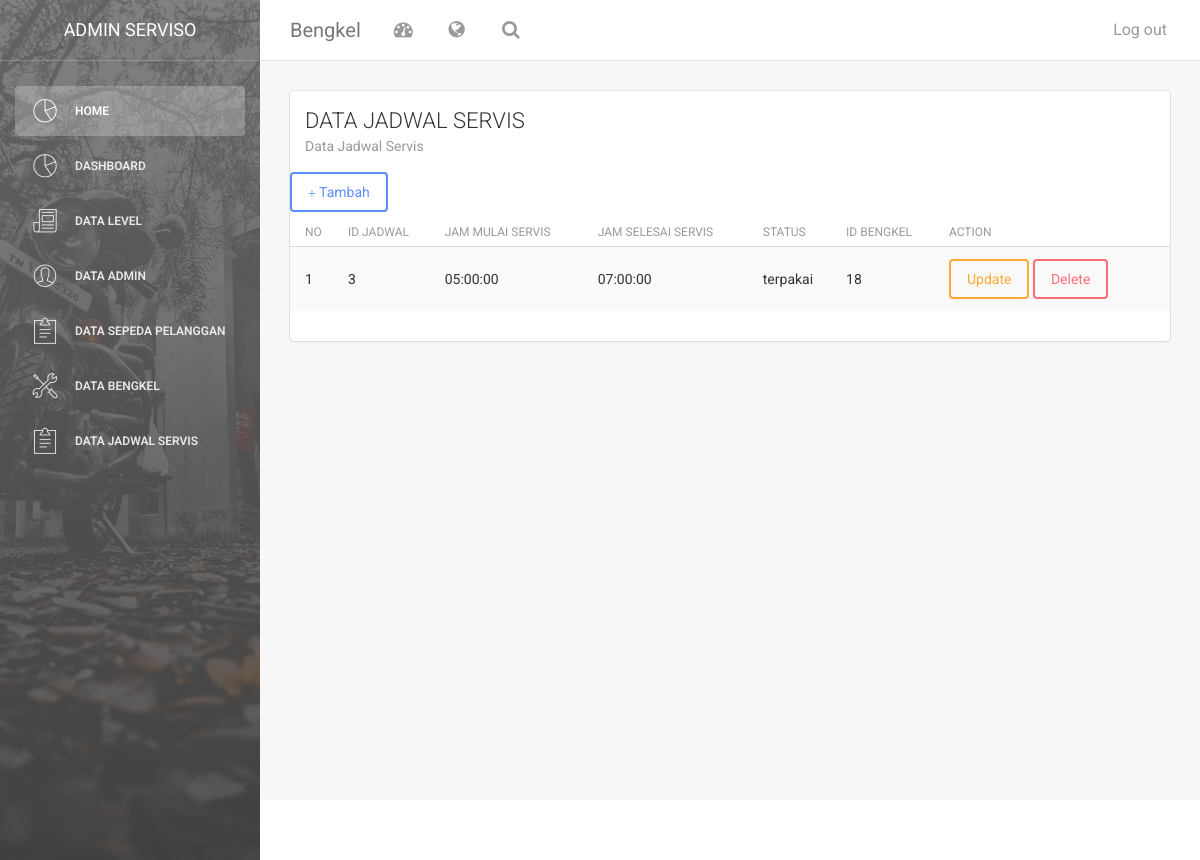
The page /index.php/jadwal on the database as committed earlier.
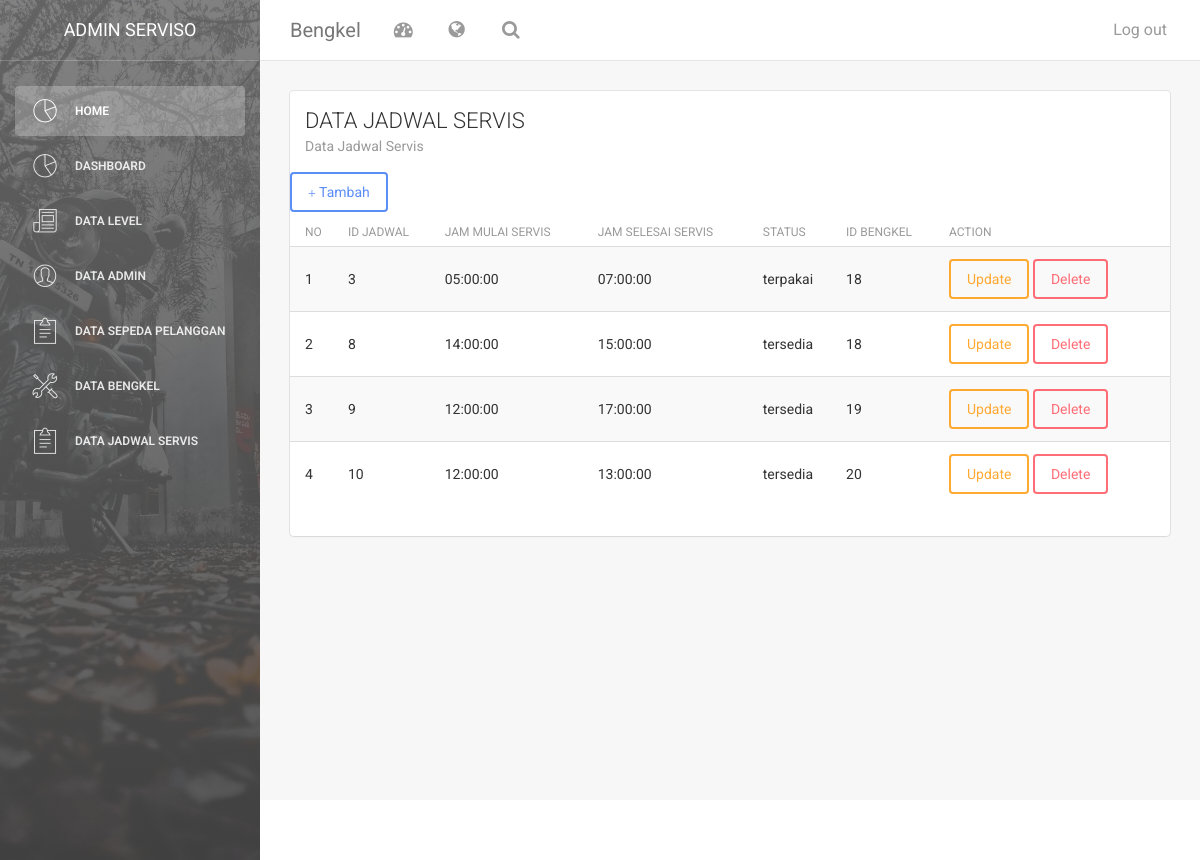
The same page on the database as committed later.
### tables this page shows
CREATE TABLE `jadwal` (
  `id_jadwal` int(50) NOT NULL,
  `jadwal_mulai` time NOT NULL,
  `jadwal_selesai` time NOT NULL,
  `id_bengkel` int(11) NOT NULL,
  `status` varchar(10) NOT NULL
);

CREATE TABLE `bengkel` (
  `id_bengkel` int(50) NOT NULL,
  `deskripsi` text NOT NULL,
  `alamat` text NOT NULL,
  `jadwal` time DEFAULT NULL,
  `jam_tutup` time NOT NULL,
  `nama_bengkel` varchar(225) NOT NULL,
  `foto` text NOT NULL,
  `maps` varchar(255) NOT NULL
);

### application/controllers/jadwal.php (called while the page is built, shortened)
<?php
class jadwal extends CI_Controller {
        public function __construct()
        {
          $this->load->model('jadwal_m');
          $this->load->library('form_validation');
      }
	public function index()
	{
        $data['konten']="v_jadwal";
        $this->load->model('bengkel_m', 'beng');
		$data['data_bengkel']=$this->beng->get_bengkel();
        $this->load->model('jadwal_m');
        $data['arr']=$this->jadwal_m->get_jadwal();
        $this->load->view('dashboard',$data, FALSE);
        }
    }

### index.php (called while the page is built, shortened)
<?php
require_once BASEPATH.'core/CodeIgniter.php';

### application/models/jadwal_m.php (called while the page is built, shortened)
<?php
class jadwal_m extends CI_Model {
	public function get_jadwal()
	{
       $arr= $this->db->join('bengkel','bengkel.id_bengkel=jadwal.id_bengkel')
                        ->get('jadwal')->result();
                        return $arr;
    }
}

### application/views/v_jadwal.php (the view, shortened to what this page needs)
<div class="content">
            <div class="container-fluid">
                <div class="row">
                    <div class="col-md-12">
                        <div class="card">
                            <div class="header">
                            <h4 class="title">DATA JADWAL SERVIS</h4>
                                <p class="category">Data Jadwal Servis</p>
                            </div>
                            <div class="content table-responsive table-full-width">
                                <table class="table table-hover table-striped">
                                <a href="#tambah" class="btn btn-primary" data-toggle="modal"><span class="glyphicon glyphicon-plus"></span> Tambah</a>
                                    <thead>
                                        <th>NO</th>
                                        <th>ID JADWAL</th>
                                        <th>JAM MULAI SERVIS</th>
                                        <th>JAM SELESAI SERVIS</th>
                                        <th>STATUS</th>
                                        <th>ID BENGKEL</th>
                                        <th>ACTION</th>
                                    </thead>
                                    <?php
                                     $no=0;
                                 foreach ($arr as $dt_jadwal) {
                                    $no++;
                                        echo '<tr>
                                <td>'.$no.'</td>
                                <td>'.$dt_jadwal->id_jadwal.'</td>
                                <td>'.$dt_jadwal->jadwal_mulai.'</td>
                                <td>'.$dt_jadwal->jadwal_selesai.'</td>
                                <td>'.$dt_jadwal->status.'</td>
                                <td>'.$dt_jadwal->id_bengkel.'</td>
                                <td><a href="#update_jadwal" class="btn btn-warning" data-toggle="modal" onclick="tm_detail('.$dt_jadwal->id_jadwal.')">Update</a>
                                <a href="'.base_url('index.php/jadwal/hapus_jadwal/'.$dt_jadwal->id_jadwal).'" onclick="return confirm(\'anda yakin?\')" class="btn btn-danger">Delete</a></td>
                             </tr>';
                                }
                                ?>
                                </table>
    </div>
  </div>
</div>
                            </div>
                        </div>
                    </div>
                </div>
            </div>
        <footer class="footer">
            <div class="container-fluid">
                <nav class="pull-left">
                    <ul>
                        <li>
                            <a href="#">
                            </a>
                        </li>
                        <li>
                            <a href="#">
                            </a>
                        </li>
                        <li>
                            <a href="#">
                            </a>
                        </li>
                    </ul>
                </nav>
            </div>
        </footer>

Rows that differ between the two databases and show on the page:
added jadwal: id_jadwal "8", jadwal_mulai "14:00:00", jadwal_selesai "15:00:00", status "tersedia", id_bengkel.id_bengkel "18"
added jadwal: id_jadwal "9", jadwal_mulai "12:00:00", jadwal_selesai "17:00:00", status "tersedia", id_bengkel.id_bengkel "19"
added jadwal: id_jadwal "10", jadwal_mulai "12:00:00", jadwal_selesai "13:00:00", status "tersedia", id_bengkel.id_bengkel "20"
